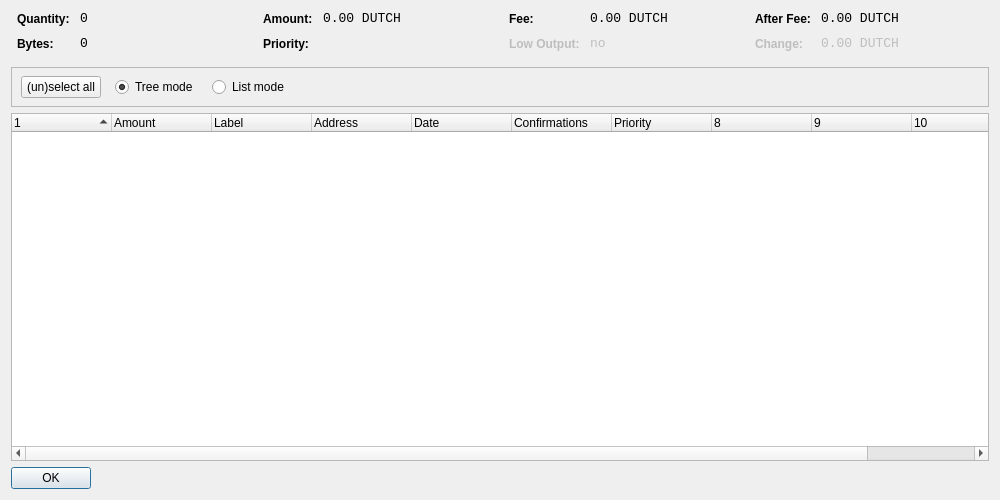
<?xml version="1.0" encoding="UTF-8"?>
<ui version="4.0">
 <class>CoinControlDialog</class>
 <widget class="QDialog" name="CoinControlDialog">
  <property name="geometry">
   <rect>
    <x>0</x>
    <y>0</y>
    <width>1000</width>
    <height>500</height>
   </rect>
  </property>
  <property name="windowTitle">
   <string>Coin Control</string>
  </property>
  <layout class="QVBoxLayout" name="verticalLayout">
   <item>
    <layout class="QHBoxLayout" name="horizontalLayoutTop" stretch="0,0,0,0">
     <property name="topMargin">
      <number>0</number>
     </property>
     <property name="bottomMargin">
      <number>10</number>
     </property>
     <item>
      <layout class="QFormLayout" name="formLayoutCoinControl1">
       <property name="horizontalSpacing">
        <number>10</number>
       </property>
       <property name="verticalSpacing">
        <number>10</number>
       </property>
       <property name="leftMargin">
        <number>6</number>
       </property>
       <property name="rightMargin">
        <number>6</number>
       </property>
       <item row="0" column="0">
        <widget class="QLabel" name="labelCoinControlQuantityText">
         <property name="styleSheet">
          <string notr="true">font-weight:bold;</string>
         </property>
         <property name="text">
          <string>Quantity:</string>
         </property>
        </widget>
       </item>
       <item row="0" column="1">
        <widget class="QLabel" name="labelCoinControlQuantity">
         <property name="font">
          <font>
           <family>Monospace</family>
           <pointsize>10</pointsize>
          </font>
         </property>
         <property name="cursor">
          <cursorShape>IBeamCursor</cursorShape>
         </property>
         <property name="contextMenuPolicy">
          <enum>Qt::ActionsContextMenu</enum>
         </property>
         <property name="text">
          <string notr="true">0</string>
         </property>
         <property name="textInteractionFlags">
          <set>Qt::LinksAccessibleByMouse|Qt::TextSelectableByKeyboard|Qt::TextSelectableByMouse</set>
         </property>
        </widget>
       </item>
       <item row="1" column="0">
        <widget class="QLabel" name="labelCoinControlBytesText">
         <property name="styleSheet">
          <string notr="true">font-weight:bold;</string>
         </property>
         <property name="text">
          <string>Bytes:</string>
         </property>
        </widget>
       </item>
       <item row="1" column="1">
        <widget class="QLabel" name="labelCoinControlBytes">
         <property name="font">
          <font>
           <family>Monospace</family>
           <pointsize>10</pointsize>
          </font>
         </property>
         <property name="cursor">
          <cursorShape>IBeamCursor</cursorShape>
         </property>
         <property name="contextMenuPolicy">
          <enum>Qt::ActionsContextMenu</enum>
         </property>
         <property name="text">
          <string notr="true">0</string>
         </property>
         <property name="textInteractionFlags">
          <set>Qt::LinksAccessibleByMouse|Qt::TextSelectableByKeyboard|Qt::TextSelectableByMouse</set>
         </property>
        </widget>
       </item>
      </layout>
     </item>
     <item>
      <layout class="QFormLayout" name="formLayoutCoinControl2">
       <property name="horizontalSpacing">
        <number>10</number>
       </property>
       <property name="verticalSpacing">
        <number>10</number>
       </property>
       <property name="leftMargin">
        <number>6</number>
       </property>
       <property name="rightMargin">
        <number>6</number>
       </property>
       <item row="0" column="0">
        <widget class="QLabel" name="labelCoinControlAmountText">
         <property name="styleSheet">
          <string notr="true">font-weight:bold;</string>
         </property>
         <property name="text">
          <string>Amount:</string>
         </property>
        </widget>
       </item>
       <item row="0" column="1">
        <widget class="QLabel" name="labelCoinControlAmount">
         <property name="font">
          <font>
           <family>Monospace</family>
           <pointsize>10</pointsize>
          </font>
         </property>
         <property name="cursor">
          <cursorShape>IBeamCursor</cursorShape>
         </property>
         <property name="contextMenuPolicy">
          <enum>Qt::ActionsContextMenu</enum>
         </property>
         <property name="text">
          <string notr="true">0.00 DUTCH</string>
         </property>
         <property name="textInteractionFlags">
          <set>Qt::LinksAccessibleByMouse|Qt::TextSelectableByKeyboard|Qt::TextSelectableByMouse</set>
         </property>
        </widget>
       </item>
       <item row="1" column="0">
        <widget class="QLabel" name="labelCoinControlPriorityText">
         <property name="styleSheet">
          <string notr="true">font-weight:bold;</string>
         </property>
         <property name="text">
          <string>Priority:</string>
         </property>
        </widget>
       </item>
       <item row="1" column="1">
        <widget class="QLabel" name="labelCoinControlPriority">
         <property name="font">
          <font>
           <family>Monospace</family>
           <pointsize>10</pointsize>
          </font>
         </property>
         <property name="cursor">
          <cursorShape>IBeamCursor</cursorShape>
         </property>
         <property name="contextMenuPolicy">
          <enum>Qt::ActionsContextMenu</enum>
         </property>
         <property name="text">
          <string/>
         </property>
         <property name="textInteractionFlags">
          <set>Qt::LinksAccessibleByMouse|Qt::TextSelectableByKeyboard|Qt::TextSelectableByMouse</set>
         </property>
        </widget>
       </item>
      </layout>
     </item>
     <item>
      <layout class="QFormLayout" name="formLayoutCoinControl3">
       <property name="horizontalSpacing">
        <number>10</number>
       </property>
       <property name="verticalSpacing">
        <number>10</number>
       </property>
       <property name="leftMargin">
        <number>6</number>
       </property>
       <property name="rightMargin">
        <number>6</number>
       </property>
       <item row="0" column="0">
        <widget class="QLabel" name="labelCoinControlFeeText">
         <property name="styleSheet">
          <string notr="true">font-weight:bold;</string>
         </property>
         <property name="text">
          <string>Fee:</string>
         </property>
        </widget>
       </item>
       <item row="0" column="1">
        <widget class="QLabel" name="labelCoinControlFee">
         <property name="font">
          <font>
           <family>Monospace</family>
           <pointsize>10</pointsize>
          </font>
         </property>
         <property name="cursor">
          <cursorShape>IBeamCursor</cursorShape>
         </property>
         <property name="contextMenuPolicy">
          <enum>Qt::ActionsContextMenu</enum>
         </property>
         <property name="text">
          <string notr="true">0.00 DUTCH</string>
         </property>
         <property name="textInteractionFlags">
          <set>Qt::LinksAccessibleByMouse|Qt::TextSelectableByKeyboard|Qt::TextSelectableByMouse</set>
         </property>
        </widget>
       </item>
       <item row="1" column="0">
        <widget class="QLabel" name="labelCoinControlLowOutputText">
         <property name="enabled">
          <bool>false</bool>
         </property>
         <property name="styleSheet">
          <string notr="true">font-weight:bold;</string>
         </property>
         <property name="text">
          <string>Low Output:</string>
         </property>
        </widget>
       </item>
       <item row="1" column="1">
        <widget class="QLabel" name="labelCoinControlLowOutput">
         <property name="enabled">
          <bool>false</bool>
         </property>
         <property name="font">
          <font>
           <family>Monospace</family>
           <pointsize>10</pointsize>
          </font>
         </property>
         <property name="cursor">
          <cursorShape>IBeamCursor</cursorShape>
         </property>
         <property name="contextMenuPolicy">
          <enum>Qt::ActionsContextMenu</enum>
         </property>
         <property name="text">
          <string notr="true">no</string>
         </property>
         <property name="textInteractionFlags">
          <set>Qt::LinksAccessibleByMouse|Qt::TextSelectableByKeyboard|Qt::TextSelectableByMouse</set>
         </property>
        </widget>
       </item>
      </layout>
     </item>
     <item>
      <layout class="QFormLayout" name="formLayoutCoinControl4">
       <property name="horizontalSpacing">
        <number>10</number>
       </property>
       <property name="verticalSpacing">
        <number>10</number>
       </property>
       <property name="leftMargin">
        <number>6</number>
       </property>
       <property name="rightMargin">
        <number>6</number>
       </property>
       <item row="0" column="0">
        <widget class="QLabel" name="labelCoinControlAfterFeeText">
         <property name="styleSheet">
          <string notr="true">font-weight:bold;</string>
         </property>
         <property name="text">
          <string>After Fee:</string>
         </property>
        </widget>
       </item>
       <item row="0" column="1">
        <widget class="QLabel" name="labelCoinControlAfterFee">
         <property name="font">
          <font>
           <family>Monospace</family>
           <pointsize>10</pointsize>
          </font>
         </property>
         <property name="cursor">
          <cursorShape>IBeamCursor</cursorShape>
         </property>
         <property name="contextMenuPolicy">
          <enum>Qt::ActionsContextMenu</enum>
         </property>
         <property name="text">
          <string notr="true">0.00 DUTCH</string>
         </property>
         <property name="textInteractionFlags">
          <set>Qt::LinksAccessibleByMouse|Qt::TextSelectableByKeyboard|Qt::TextSelectableByMouse</set>
         </property>
        </widget>
       </item>
       <item row="1" column="0">
        <widget class="QLabel" name="labelCoinControlChangeText">
         <property name="enabled">
          <bool>false</bool>
         </property>
         <property name="styleSheet">
          <string notr="true">font-weight:bold;</string>
         </property>
         <property name="text">
          <string>Change:</string>
         </property>
        </widget>
       </item>
       <item row="1" column="1">
        <widget class="QLabel" name="labelCoinControlChange">
         <property name="enabled">
          <bool>false</bool>
         </property>
         <property name="font">
          <font>
           <family>Monospace</family>
           <pointsize>10</pointsize>
          </font>
         </property>
         <property name="cursor">
          <cursorShape>IBeamCursor</cursorShape>
         </property>
         <property name="contextMenuPolicy">
          <enum>Qt::ActionsContextMenu</enum>
         </property>
         <property name="text">
          <string notr="true">0.00 DUTCH</string>
         </property>
         <property name="textInteractionFlags">
          <set>Qt::LinksAccessibleByMouse|Qt::TextSelectableByKeyboard|Qt::TextSelectableByMouse</set>
         </property>
        </widget>
       </item>
      </layout>
     </item>
    </layout>
   </item>
   <item>
    <widget class="QFrame" name="frame">
     <property name="minimumSize">
      <size>
       <width>0</width>
       <height>40</height>
      </size>
     </property>
     <property name="frameShape">
      <enum>QFrame::StyledPanel</enum>
     </property>
     <property name="frameShadow">
      <enum>QFrame::Sunken</enum>
     </property>
     <widget class="QWidget" name="horizontalLayoutWidget">
      <property name="geometry">
       <rect>
        <x>10</x>
        <y>0</y>
        <width>781</width>
        <height>41</height>
       </rect>
      </property>
      <layout class="QHBoxLayout" name="horizontalLayoutPanel" stretch="0,0,0,0,0">
       <property name="spacing">
        <number>14</number>
       </property>
       <item>
        <widget class="QPushButton" name="pushButtonSelectAll">
         <property name="sizePolicy">
          <sizepolicy hsizetype="Maximum" vsizetype="Fixed">
           <horstretch>0</horstretch>
           <verstretch>0</verstretch>
          </sizepolicy>
         </property>
         <property name="text">
          <string>(un)select all</string>
         </property>
        </widget>
       </item>
       <item>
        <widget class="QRadioButton" name="radioTreeMode">
         <property name="sizePolicy">
          <sizepolicy hsizetype="Maximum" vsizetype="Fixed">
           <horstretch>0</horstretch>
           <verstretch>0</verstretch>
          </sizepolicy>
         </property>
         <property name="text">
          <string>Tree mode</string>
         </property>
         <property name="checked">
          <bool>true</bool>
         </property>
        </widget>
       </item>
       <item>
        <widget class="QRadioButton" name="radioListMode">
         <property name="sizePolicy">
          <sizepolicy hsizetype="Maximum" vsizetype="Fixed">
           <horstretch>0</horstretch>
           <verstretch>0</verstretch>
          </sizepolicy>
         </property>
         <property name="text">
          <string>List mode</string>
         </property>
        </widget>
       </item>
       <item>
        <spacer name="horizontalSpacer">
         <property name="orientation">
          <enum>Qt::Horizontal</enum>
         </property>
         <property name="sizeHint" stdset="0">
          <size>
           <width>40</width>
           <height>20</height>
          </size>
         </property>
        </spacer>
       </item>
      </layout>
     </widget>
    </widget>
   </item>
   <item>
    <widget class="CoinControlTreeWidget" name="treeWidget">
     <property name="contextMenuPolicy">
      <enum>Qt::CustomContextMenu</enum>
     </property>
     <property name="sortingEnabled">
      <bool>false</bool>
     </property>
     <property name="columnCount">
      <number>11</number>
     </property>
     <attribute name="headerShowSortIndicator" stdset="0">
      <bool>true</bool>
     </attribute>
     <attribute name="headerStretchLastSection">
      <bool>false</bool>
     </attribute>
     <column>
      <property name="text">
       <string/>
      </property>
     </column>
     <column>
      <property name="text">
       <string>Amount</string>
      </property>
     </column>
     <column>
      <property name="text">
       <string>Label</string>
      </property>
     </column>
     <column>
      <property name="text">
       <string>Address</string>
      </property>
     </column>
     <column>
      <property name="text">
       <string>Date</string>
      </property>
     </column>
     <column>
      <property name="text">
       <string>Confirmations</string>
      </property>
      <property name="toolTip">
       <string>Confirmed</string>
      </property>
     </column>
     <column>
      <property name="text">
       <string>Priority</string>
      </property>
     </column>
     <column>
      <property name="text">
       <string/>
      </property>
     </column>
     <column>
      <property name="text">
       <string/>
      </property>
     </column>
     <column>
      <property name="text">
       <string/>
      </property>
     </column>
     <column>
      <property name="text">
       <string/>
      </property>
     </column>
    </widget>
   </item>
   <item>
    <widget class="QDialogButtonBox" name="buttonBox">
     <property name="sizePolicy">
      <sizepolicy hsizetype="Maximum" vsizetype="Fixed">
       <horstretch>0</horstretch>
       <verstretch>0</verstretch>
      </sizepolicy>
     </property>
     <property name="orientation">
      <enum>Qt::Horizontal</enum>
     </property>
     <property name="standardButtons">
      <set>QDialogButtonBox::Ok</set>
     </property>
    </widget>
   </item>
  </layout>
 </widget>
 <customwidgets>
  <customwidget>
   <class>CoinControlTreeWidget</class>
   <extends>QTreeWidget</extends>
   <header>coincontroltreewidget.h</header>
  </customwidget>
 </customwidgets>
 <resources/>
 <connections/>
</ui>
